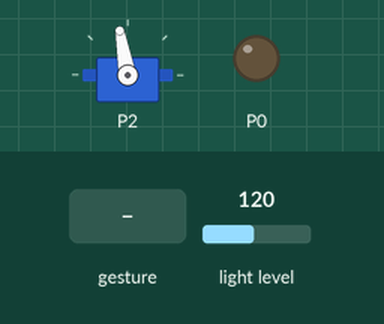
This program was run on a simulated BBC micro:bit (MakeCode). Parts: servo, output pins drawn as LEDs (lit = HIGH). Inputs (shaded band) come from the test bench; at power-on: light level 120. A tilt is held for 1.5 s and a shake lasts 1 s, then the board lies face up again; pins used as bus, display or sensor lines are not drawn.

Above: at 1.2 s.
1.3 s: light level set to 103
2.8 s: light level set to 96
At 3.3 s:
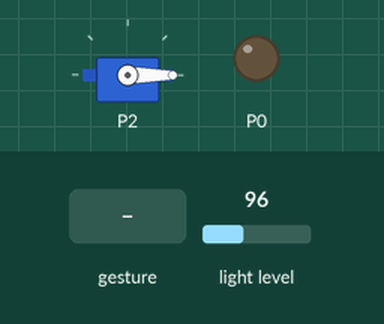
4.3 s: gesture 'shake'
At 5.9 s:
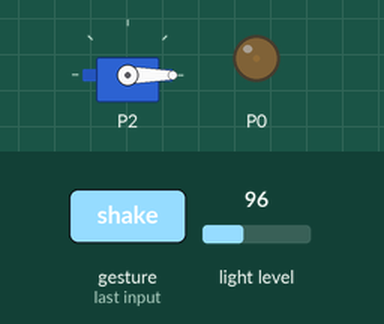
6.2 s: light level set to 128
At 7.1 s:
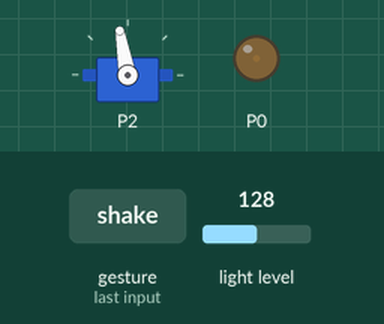
7.7 s: light level set to 5
At 8.1 s:
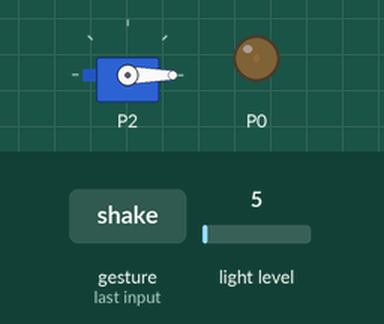
Timing chart, 0 to 10.2 s (numbered marks = the images above; inputs shaded):
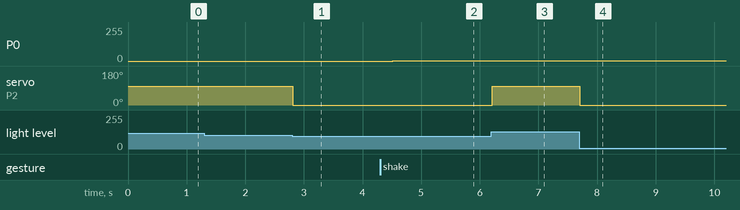

The program:

main.ts
```typescript
basic.forever(function () {
    if (input.isGesture(Gesture.Shake)) {
        pins.analogWritePin(AnalogPin.P0, 1)
        basic.pause(200)
        pins.analogWritePin(AnalogPin.P0, 0)
        basic.pause(200)
        pins.analogWritePin(AnalogPin.P0, 1)
        basic.pause(200)
        pins.analogWritePin(AnalogPin.P0, 0)
        basic.pause(200)
    }
})
basic.forever(function () {
    if (input.lightLevel() > 100) {
        pins.servoWritePin(AnalogPin.P2, 100)
    } else {
        pins.servoWritePin(AnalogPin.P2, 0)
    }
})
```

test.ts
```typescript
// 在此处测试；当此软件包作为插件使用时，将不会编译此软件包。
```

Measured:
- the behaviour switches between 101 and 100 on light level (found by bisection; images 0 and 1)
- after the input at 1.3 s, every drawn part: stays the same
- after the input at 2.8 s, servo on P2: 100° → 0° at once
- after the input at 4.3 s, P0: 0/255 → 1/255 after 0.21 s
- after the input at 6.2 s, servo on P2: 0° → 100° at once
- after the input at 7.7 s, servo on P2: 100° → 0° at once
